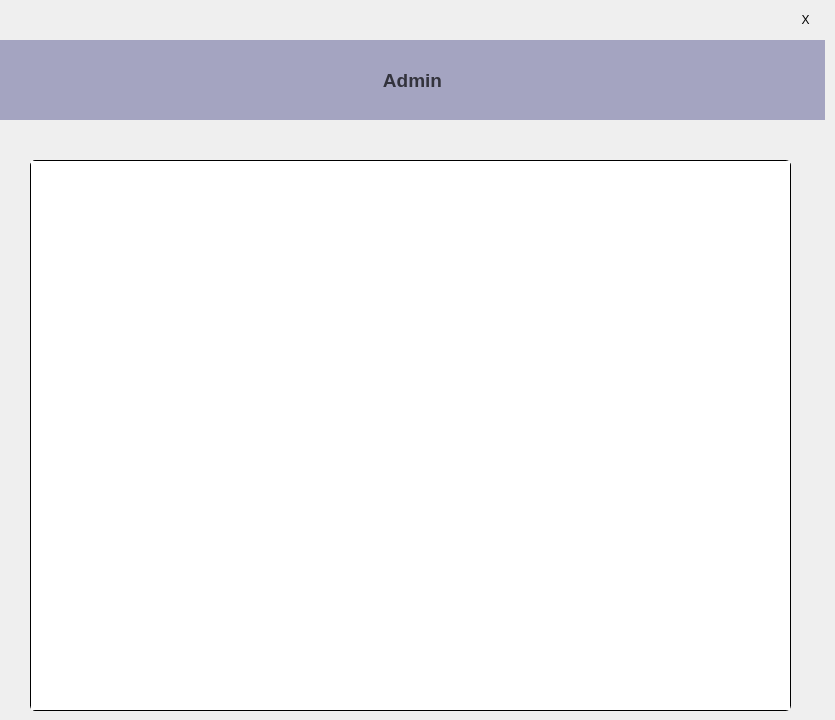
   <widget class="QWidget" name="admin_page">
    <widget class="QTableWidget" name="users_table">
     <property name="geometry">
      <rect>
       <x>30</x>
       <y>160</y>
       <width>761</width>
       <height>551</height>
      </rect>
     </property>
     <property name="styleSheet">
      <string notr="true">#users_table{
	border:1px solid rgba(0,0,0,255);
	border-radius: 5px;
}

QHeaderView::section{
	background:rgba(48, 48, 123, 75);
	color:black;
}</string>
     </property>
     <property name="frameShape">
      <enum>QFrame::NoFrame</enum>
     </property>
     <property name="frameShadow">
      <enum>QFrame::Plain</enum>
     </property>
     <property name="lineWidth">
      <number>0</number>
     </property>
     <property name="editTriggers">
      <set>QAbstractItemView::NoEditTriggers</set>
     </property>
     <property name="alternatingRowColors">
      <bool>true</bool>
     </property>
     <property name="selectionBehavior">
      <enum>QAbstractItemView::SelectRows</enum>
     </property>
     <property name="sortingEnabled">
      <bool>true</bool>
     </property>
     <attribute name="horizontalHeaderCascadingSectionResizes">
      <bool>true</bool>
     </attribute>
     <attribute name="horizontalHeaderMinimumSectionSize">
      <number>7</number>
     </attribute>
     <attribute name="horizontalHeaderDefaultSectionSize">
      <number>82</number>
     </attribute>
     <attribute name="horizontalHeaderStretchLastSection">
      <bool>true</bool>
     </attribute>
     <attribute name="verticalHeaderVisible">
      <bool>false</bool>
     </attribute>
     <attribute name="verticalHeaderMinimumSectionSize">
      <number>0</number>
     </attribute>
     <attribute name="verticalHeaderHighlightSections">
      <bool>false</bool>
     </attribute>
    </widget>
    <widget class="QFrame" name="header_frame_5">
     <property name="geometry">
      <rect>
       <x>0</x>
       <y>40</y>
       <width>825</width>
       <height>80</height>
      </rect>
     </property>
     <property name="minimumSize">
      <size>
       <width>825</width>
       <height>80</height>
      </size>
     </property>
     <property name="maximumSize">
      <size>
       <width>825</width>
       <height>80</height>
      </size>
     </property>
     <property name="styleSheet">
      <string notr="true">#header_frame_5{
	background-color: rgba(48, 48, 123, 100);
}</string>
     </property>
     <property name="frameShape">
      <enum>QFrame::NoFrame</enum>
     </property>
     <property name="frameShadow">
      <enum>QFrame::Plain</enum>
     </property>
     <property name="lineWidth">
      <number>0</number>
     </property>
     <layout class="QGridLayout" name="gridLayout_5">
      <property name="leftMargin">
       <number>0</number>
      </property>
      <property name="topMargin">
       <number>0</number>
      </property>
      <property name="rightMargin">
       <number>0</number>
      </property>
      <property name="bottomMargin">
       <number>0</number>
      </property>
      <property name="spacing">
       <number>0</number>
      </property>
      <item row="0" column="0">
       <widget class="QLabel" name="header_title_5">
        <property name="minimumSize">
         <size>
          <width>825</width>
          <height>80</height>
         </size>
        </property>
        <property name="maximumSize">
         <size>
          <width>825</width>
          <height>80</height>
         </size>
        </property>
        <property name="font">
         <font>
          <pointsize>14</pointsize>
          <bold>true</bold>
         </font>
        </property>
        <property name="styleSheet">
         <string notr="true">#header_title_5{
	color: rgba(0, 0, 0, 175);
	background-color: rgba(0, 0, 0, 0);
}</string>
        </property>
        <property name="text">
         <string>Admin</string>
        </property>
        <property name="alignment">
         <set>Qt::AlignCenter</set>
        </property>
       </widget>
      </item>
     </layout>
    </widget>
    <widget class="QLabel" name="exit_label_5">
     <property name="geometry">
      <rect>
       <x>785</x>
       <y>0</y>
       <width>41</width>
       <height>40</height>
      </rect>
     </property>
     <property name="styleSheet">
      <string notr="true">#exit_label_5{
	font: 900 14pt &quot;Arial Black&quot;;
}

#exit_label_5::hover{
	background-color:rgba(219, 68, 55, 255);
	color:rgba(255,255,255,255);
}
</string>
     </property>
     <property name="text">
      <string>X</string>
     </property>
     <property name="alignment">
      <set>Qt::AlignCenter</set>
     </property>
    </widget>
   </widget>
